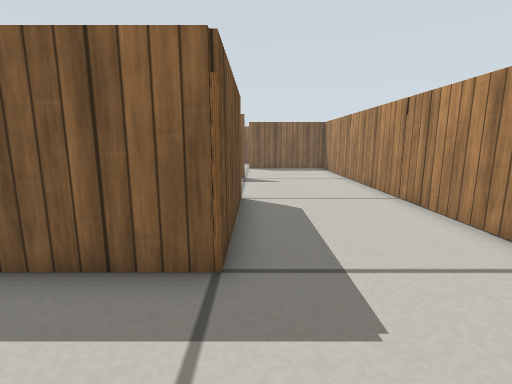
[1] (above)

24 first-person views from a walk through a Gazebo world. The camera is 0.34 m above the floor, tilts 10° down and sees 85° across. The floor is counted in squares, 0.2 m on a side. Each view is taken from the middle of a square. On the plan, view 1 faces up. The plan holds only what a view shows up to about 15 squares ahead; the rest is blank. Simple patterns stand in for the simulator's built-in surfaces. Some stock models are drawn as simple stand-ins.

[2]
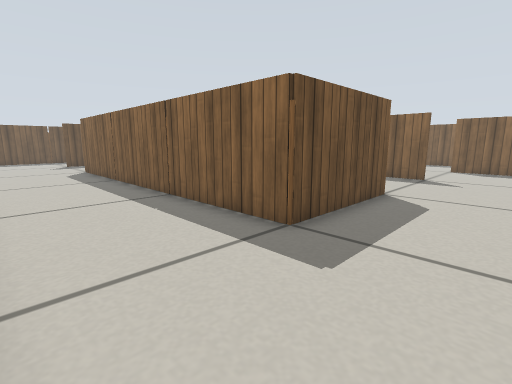

[3]
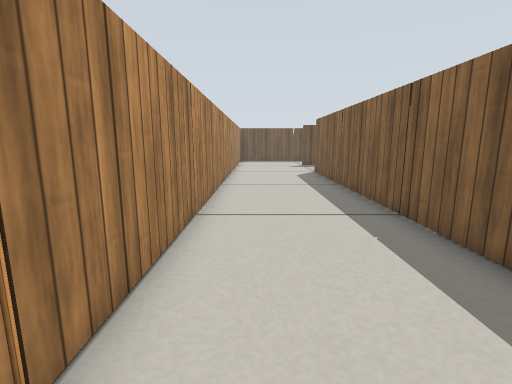

[4]
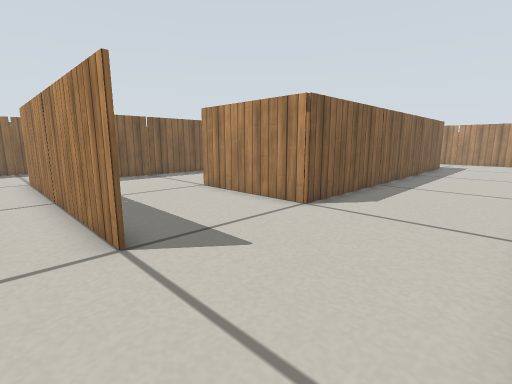

[5]
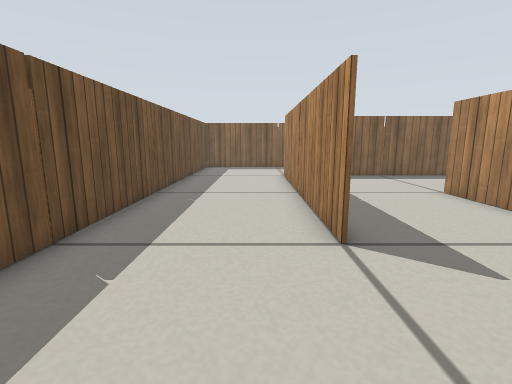

[6]
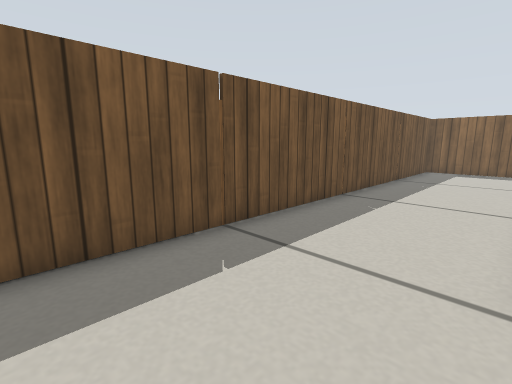

[7]
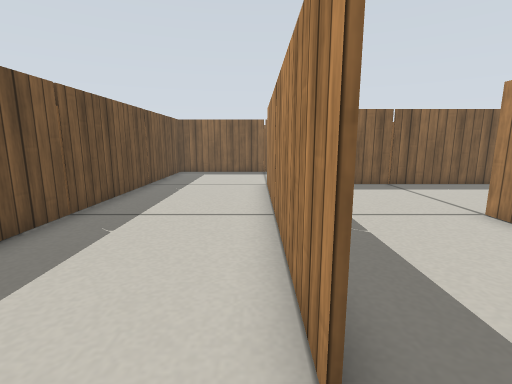

[8]
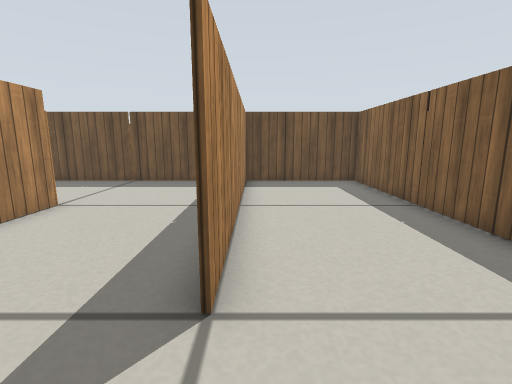

[9]
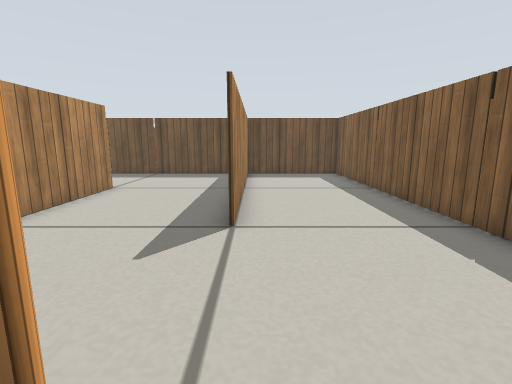

[10]
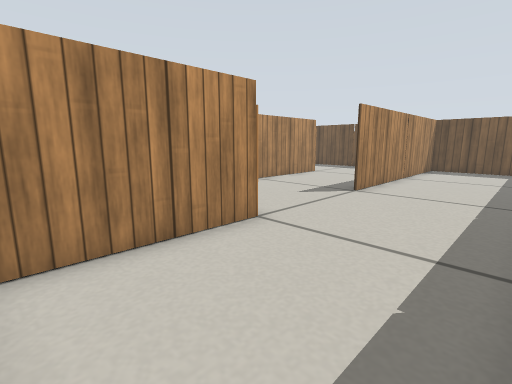

[11]
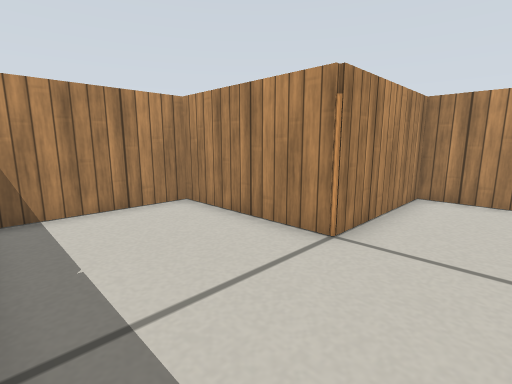

[12]
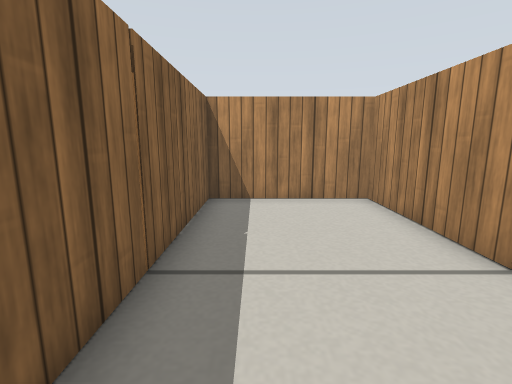

[13]
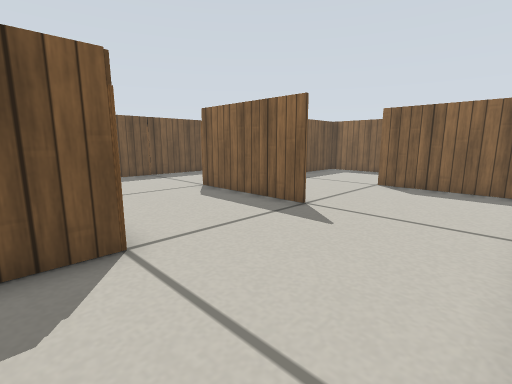

[14]
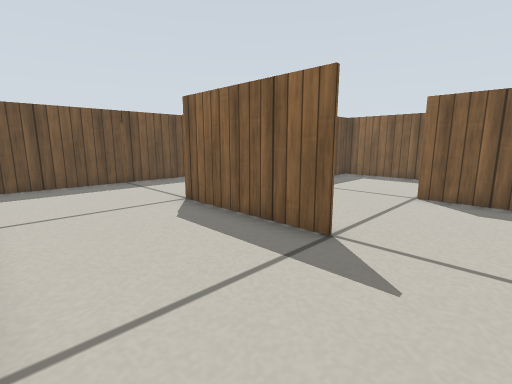

[15]
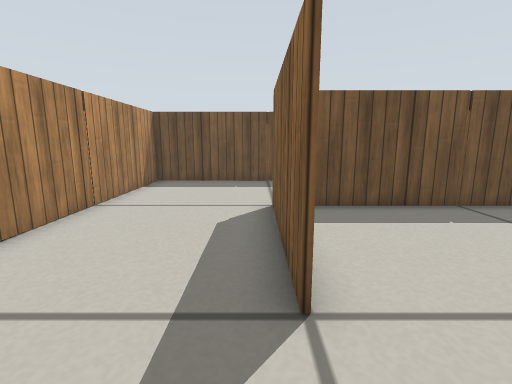

[16]
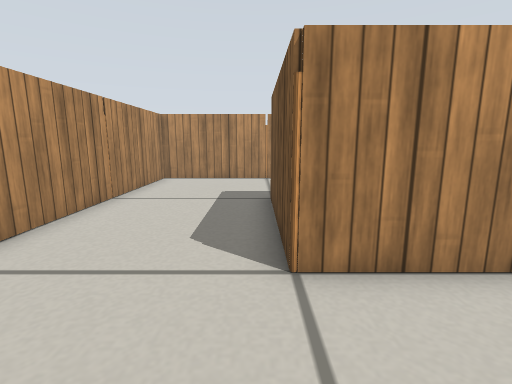

[17]
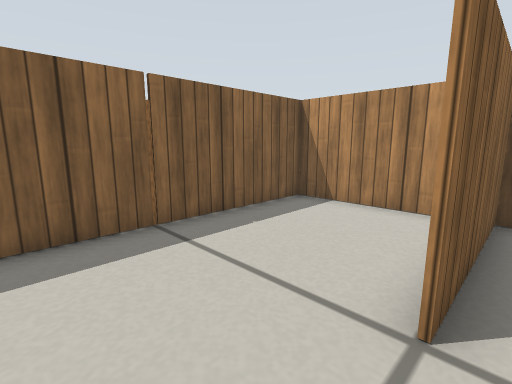

[18]
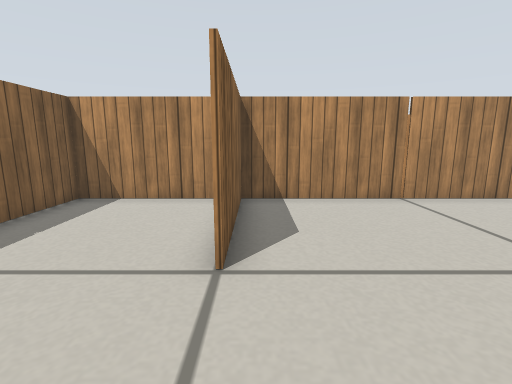

[19]
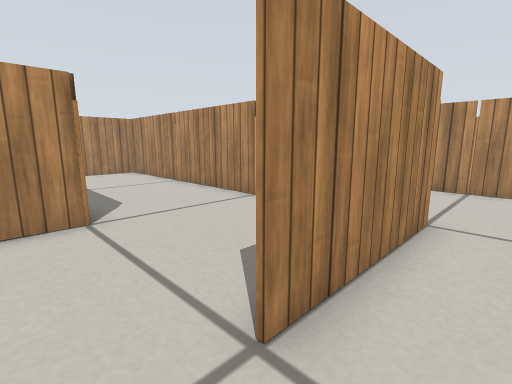

[20]
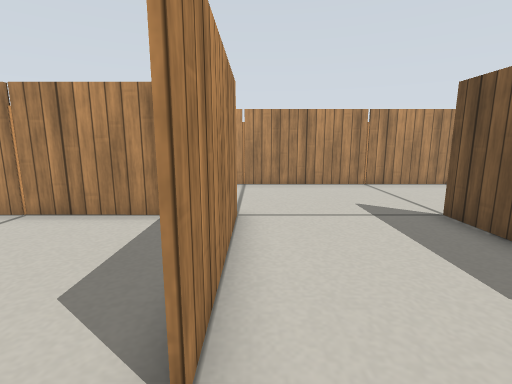

[21]
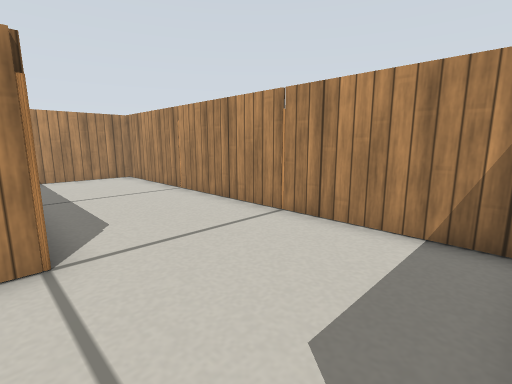

[22]
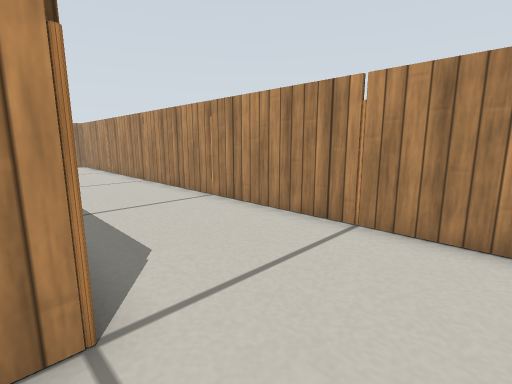

[23]
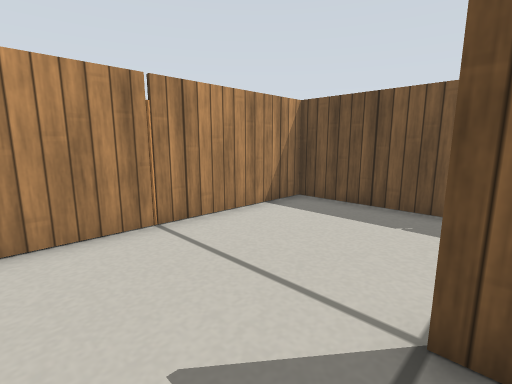

[24]
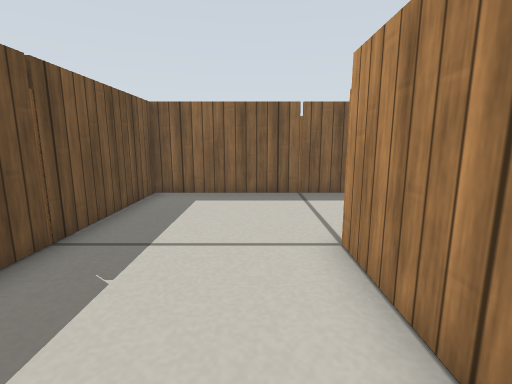

### Floor plan
Points are (right, up) in squares from view 1. A wall is a line through its corners. A room is listed if a view was taken in it or the views show most of it. See-through windows are left out.
Room 1 (views 1, 2, 3, 4, 5, 6, 7, 8, 9, 10, 11, 12, 13, 14, 15, 16, 19, 20, 21, 22, 23, 24)
walls: (-10.6, 8.5) (-10.6, 9.9); (-10.4, 12.6) (-10.4, 8.6) (-6.4, 8.6); (-11.2, 13.5) (-14.6, 13.5); (-12.7, 13.6) (-10.6, 13.6) (-10.6, 18.6) (-5.5, 18.5); (-10.4, 14.5) (-10.4, 13.5); (-16.5, 13.5) (-17.1, 13.5); (-11.4, 3.5) (-15.6, 3.5) (-15.6, 8.5); (-14.9, 3.5) (-11.5, 3.5); (-4.5, 8.6) (-0.4, 8.6) (-0.4, 3.5) (-4.5, 3.5); (-20.5, 9.4) (-20.5, 13.6) (-16.4, 13.6); (-6.4, 3.5) (-9.6, 3.5) (-6.5, 3.5); (-20.5, 5.4) (-20.5, 3.5) (-20.5, 7.4); (-4.6, 3.5) (-0.5, 3.5) (-0.5, 7.3); (-18.9, 18.5) (-19.6, 18.5); (-19.5, 18.6) (-15.5, 18.6); (-5.6, 19.5) (-5.6, 23.4) (-9.6, 23.4); (-9.6, -1.4) (-6.4, -1.4); (-14.6, -1.4) (-11.4, -1.4); (-5.4, 20) (-5.4, 18.5); (-0.5, 13.5) (-5.5, 13.5); (-21.5, 18.5) (-25.4, 18.5) (-25.4, 14.4); (-11.5, 23.4) (-12.6, 23.4); (-4.6, -1.4) (-1.4, -1.4); (-25.4, 7.5) (-25.4, 4.4); (-19.5, -1.4) (-16.4, -1.4); (-25.4, 12.6) (-25.4, 9.4); (-16.4, 23.4) (-19.5, 23.4); (-25.4, 2.6) (-25.4, -1.4) (-21.4, -1.4); (-25, 18.6) (-21.4, 18.6); (-21.4, 23.4) (-25.4, 23.4) (-25.4, 19.4); (4.4, 9.4) (4.5, 12.6); (0.4, -1.4) (4.4, -1.4) (4.4, 2.6); (4.4, 4.5) (4.4, 7.5)
ways out: opening at (2.5, 13) to room 2; opening at (-7.5, 13)
objects: wooden pole (-26, 3) to (-26, 4); wooden pole (-26, 8) to (-26, 9); wooden pole (-26, 13) to (-26, 14); wooden pole (-21, -2) to (-20, -2); wooden pole (-21, 14); wooden pole (-21, 18) to (-20, 18); other object (-21, 24) to (-20, 24); other object (-20, 8) to (-20, 9); wooden pole (-16, -2) to (-15, -2); wooden pole (-16, 3); other object (-16, 13) to (-15, 13); wooden pole (-16, 24) to (-15, 24); other object (-11, -2) to (-10, -2); wooden pole (-11, 3) to (-10, 3); wooden pole (-11, 8); wooden pole (-11, 19); wooden pole (-11, 24) to (-10, 24); other object (-10, 13) to (-10, 14); other object (-6, -2) to (-5, -2); other object (-6, 3) to (-5, 3); other object (-6, 8) to (-5, 8); other object (-6, 13); wooden pole (-5, 18) to (-5, 19); wooden pole (-1, -2) to (0, -2); wooden pole (0, 3); wooden pole (0, 9); other object (5, 3) to (5, 4); other object (5, 8) to (5, 9); wooden pole (5, 13) to (5, 14)
Room 2 (views 17, 18)
walls: (4.5, 14.4) (4.5, 17.6); (4.4, 18.5) (-0.5, 18.5); (-5.4, 17.5) (-5.4, 14.5)
ways out: opening at (2.5, 13) to room 1; opening at (-2.5, 18)
Room 3 (no view inside)
walls: (-10.4, 13.5) (-10.4, 12.6)
Room 4 (no view inside)
walls: (-5.4, 18.5) (-5.4, 17.5)

Positions as (right, up) in squares from view 1, and headings:
1: (0, 0), facing up
2: (3, -1), facing up-left
3: (1, 0), facing left
4: (-22, -1), facing up-right
5: (-22, -1), facing up
6: (-21, 0), facing up-left
7: (-21, 2), facing up
8: (-13, 19), facing left
9: (-10, 19), facing left
10: (-6, 23), facing down-left
11: (-13, 23), facing down-right
12: (-14, 22), facing right
13: (4, 7), facing up-left
14: (2, 9), facing up-left
15: (2, 13), facing left
16: (0, 12), facing down
17: (-3, 18), facing up-right
18: (-4, 18), facing right
19: (-17, 10), facing down-right
20: (-16, 10), facing down
21: (-15, 9), facing down-right
22: (-18, 4), facing down-right
23: (-18, 4), facing down-left
24: (-22, 9), facing up
